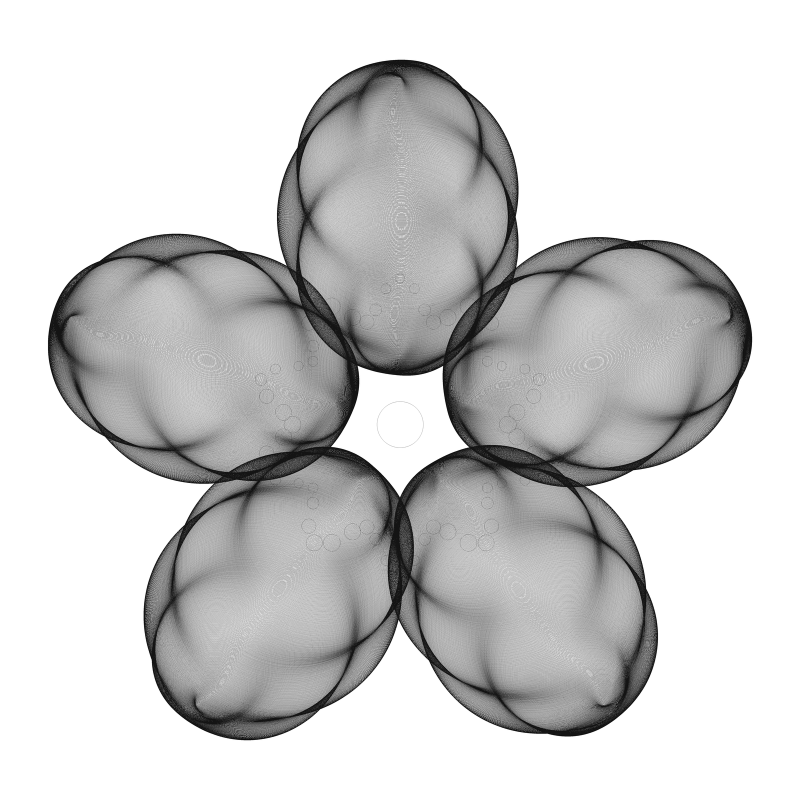
#> input picture Media/Samples/sumuk-plum-blossom.png, 1600 x 1600 px (shown at 1/2 size)
$ python make_s4_data.py
#> lines starting #> are read from the running program, lines starting #| are printed output that depends on the picture; after the words box and inside, x2 and y2 are one past the last pixel; in counts of white or black regions, pixels touching at a corner belong together
### Media/src/sumuk_core.py
#!/usr/bin/env python3
"""Shared numerics for the portrait sample: image I/O, 2D DCT series, contour tracing,
Fourier curve fitting, family synthesis (chord / circle / wave), rasterisation and metrics.
Pure numpy + Pillow so the same math can be ported 1:1 to Swift (vDSP / Metal)."""
import math, os, json, time
import numpy as np
from PIL import Image, ImageDraw, ImageFilter

pi = math.pi

# ----------------------------------------------------------------------------- image
# [25 lines left out: functions load_gray, norm_coords, gaussian_blur, dct_matrix, not called in this run]

class DCTSeries:
    """Truncated 2D DCT of a field F (H×W, downsampled to h×w): F(x,y) ≈ Σ_t c_t · C_u(m) · C_v(n)."""
    # [39 lines left out: functions __init__, eval_xy, reconstruct, script, not called in this run]

# ----------------------------------------------------------------------------- contour tracing
def label_components(B):
    """4-connected components of a boolean mask via iterative flood fill (numpy, small images)."""
    H, W = B.shape
    lab = np.zeros((H, W), dtype=np.int32); cur = 0
    for y0, x0 in zip(*np.nonzero(B)):
        if lab[y0, x0]: continue
        cur += 1; stack = [(y0, x0)]; lab[y0, x0] = cur
        while stack:
            y, x = stack.pop()
            for dy, dx in ((1,0),(-1,0),(0,1),(0,-1)):
                yy, xx = y+dy, x+dx
                if 0 <= yy < H and 0 <= xx < W and B[yy, xx] and not lab[yy, xx]:
                    lab[yy, xx] = cur; stack.append((yy, xx))
    return lab, cur

def trace_boundary(B):
    """Moore-neighbour boundary tracing of the (single) component in B. Returns ordered (row, col) list."""
    H, W = B.shape
    P = np.zeros((H+2, W+2), dtype=bool); P[1:-1, 1:-1] = B
    ys, xs = np.nonzero(P)
    if len(ys) == 0: return []
    i = np.argmin(ys * (W+2) + xs); start = (int(ys[i]), int(xs[i]))
    nbrs = [(-1,0),(-1,1),(0,1),(1,1),(1,0),(1,-1),(0,-1),(-1,-1)]  # clockwise from N
    index = {v: k for k, v in enumerate(nbrs)}
    cur = start; back = 6  # the pixel west of the start is background (we "came" from there)
    out = [cur]
    for _ in range(4 * (H*W)):
        found = False
        for s in range(1, 9):
            d = (back + s) % 8
            ny, nx = cur[0] + nbrs[d][0], cur[1] + nbrs[d][1]
            if P[ny, nx]:
                # backtrack for the next step = direction from the new pixel to the last background pixel checked
                py, px = cur[0] + nbrs[(d-1) % 8][0], cur[1] + nbrs[(d-1) % 8][1]
                back = index[(py-ny, px-nx)]
                cur = (ny, nx); out.append(cur); found = True; break
        if not found: break
        if cur == start and len(out) > 2: break
    return [(y-1, x-1) for (y, x) in out[:-1]]

# [28 lines left out: functions isolines, rdp, not called in this run]

# ----------------------------------------------------------------------------- Fourier curves
def resample_closed(pts, M):
    P = np.vstack([pts, pts[:1]])
    seg = np.hypot(*np.diff(P, axis=0).T); s = np.concatenate([[0], np.cumsum(seg)])
    t = np.linspace(0, s[-1], M, endpoint=False)
    return np.stack([np.interp(t, s, P[:, 0]), np.interp(t, s, P[:, 1])], 1)

class FourierCurve:
    """Closed curve x(t), y(t) = a0 + Σ_{n=1}^{N} a_n cos(nt) + b_n sin(nt), t∈[0,2π]."""
    def __init__(self, pts, N=16, M=512, closed=True):
        if not closed:  # open polyline: go and come back so the loop is closed
            pts = np.vstack([pts, pts[::-1][1:-1]])
        P = resample_closed(np.asarray(pts, float), M)
        Z = np.fft.fft(P[:, 0] + 1j * P[:, 1]) / M
        self.N = N
        self.ax = np.zeros(N+1); self.bx = np.zeros(N+1); self.ay = np.zeros(N+1); self.by = np.zeros(N+1)
        self.ax[0], self.ay[0] = Z[0].real, Z[0].imag
        for n in range(1, N+1):
            zp, zm = Z[n], Z[-n]  # e^{int}, e^{-int}
            # x(t) = Re(z), y(t) = Im(z); z(t) = Σ Z_n e^{int}
            self.ax[n] = (zp + zm).real; self.bx[n] = (-(zp - zm)).imag
            self.ay[n] = (zp + zm).imag; self.by[n] = (zp - zm).real
        self.src = P

    def eval(self, t):
        t = np.asarray(t, float)[..., None]; n = np.arange(1, self.N+1)
        c, s = np.cos(n*t), np.sin(n*t)
        x = self.ax[0] + (c*self.ax[1:]).sum(-1) + (s*self.bx[1:]).sum(-1)
        y = self.ay[0] + (c*self.ay[1:]).sum(-1) + (s*self.by[1:]).sum(-1)
        return np.stack([x, y], -1)

    def error(self):
        """Mean distance from source samples to the reconstruction (same t), normalised to [-1,1] height=2."""
        t = np.linspace(0, 2*pi, len(self.src), endpoint=False)
        return float(np.hypot(*(self.eval(t) - self.src).T).mean())

    # [8 lines left out: function script_defs, not called in this run]

# ----------------------------------------------------------------------------- family synthesis
def chord_family(curve, Ns, delta):
    k = np.arange(1, Ns+1); t1 = 2*pi*k/Ns; t2 = 2*pi*(k+delta)/Ns
    return curve.eval(t1), curve.eval(t2)

# [25 lines left out: functions brush_circles, vogel_halftone, wave_rows, not called in this run]

# ----------------------------------------------------------------------------- raster
class Raster:
    """Simple antialiased rasteriser into an H×W canvas in math coords (y up), supersampled."""
    def __init__(self, H, W, a, ss=3, bg=255):
        self.H, self.W, self.a, self.ss = H, W, a, ss
        self.img = Image.new("L", (W*ss, H*ss), bg); self.d = ImageDraw.Draw(self.img)
    def to_px(self, P):
        P = np.asarray(P); x = (P[..., 0] + self.a)/(2*self.a)*self.W*self.ss; y = (1 - P[..., 1])/2*self.H*self.ss
        return x, y
    def segments(self, P, Q, width=1.0, ink=0):
        x1, y1 = self.to_px(P); x2, y2 = self.to_px(Q); w = max(1, int(round(width*self.ss)))
        for i in range(len(x1)): self.d.line([(x1[i], y1[i]), (x2[i], y2[i])], fill=ink, width=w)
    # [11 lines left out: functions polyline, circles, not called in this run]
    def result(self):
        return self.img.resize((self.W, self.H), Image.LANCZOS)
    def array(self):
        return np.asarray(self.result(), dtype=np.float64)/255

# ----------------------------------------------------------------------------- metrics
def psnr(A, B):
    mse = float(np.mean((A - B)**2)); return 99.0 if mse == 0 else 10*math.log10(1/mse)

def tone_loss(render, target, sigma=4):
    """Mean abs difference of blurred luminance (how well the tones match), in [0,1]."""
    return float(np.abs(gaussian_blur(render, sigma) - gaussian_blur(target, sigma)).mean())

# [21 lines left out: functions chamfer, edge_points, not called in this run]

def save(img, path):
    os.makedirs(os.path.dirname(path), exist_ok=True); img.save(path, optimize=True); return path

### Media/Video/src/make_s4_data.py
#!/usr/bin/env python3
"""Data for the 'picture -> formula' scene, computed with the app's own algorithm:
silhouette contour -> real Fourier series (16 harmonics, 512 arc-length samples),
36-row darkness grid -> 3x3 blur -> contrast stretch -> truncated DCT (220 terms) ->
Vogel-spiral stipple (6000 dots, keep k when D^gamma > mod(THRESH·k, 1) and D > 0.08 — see THRESH below).
Mirrors SuMuk/Structuring/ContourStructurer.swift. Output: data_s4.js (next to this script)"""
import sys, os, math, json
import numpy as np
from PIL import Image, ImageFilter
HERE = os.path.dirname(os.path.abspath(__file__))
sys.path.insert(0, os.path.join(HERE, '..', '..', 'src'))   # Media/src/sumuk_core.py
from sumuk_core import FourierCurve, trace_boundary, label_components

SRC = os.path.join(HERE, '..', '..', 'Samples', 'sumuk-plum-blossom.png')
HARM, TERMS, NDOTS, GAMMA = 16, 220, 6000, 1.0
# Stipple threshold. The app currently uses mod(0.618034·k, 1), but 0.618034 is the golden-angle step of the
# Vogel spiral itself (φ = 2π(1 − 0.618034)), so the threshold equals 1 − angle/2π and dots survive only in a
# wedge. The plastic-number step 0.7548777 is independent of the spiral angle, so density really follows D^γ.
THRESH = 0.7548777

im0 = Image.open(SRC).convert('L')
W0, H0 = im0.size
a = W0 / H0

# ---- silhouette contour (stand-in for VNDetectContoursRequest on the subject)
side = 640
im = im0.resize((side, int(side * H0 / W0)), Image.LANCZOS)
D = 1 - np.asarray(im, float) / 255
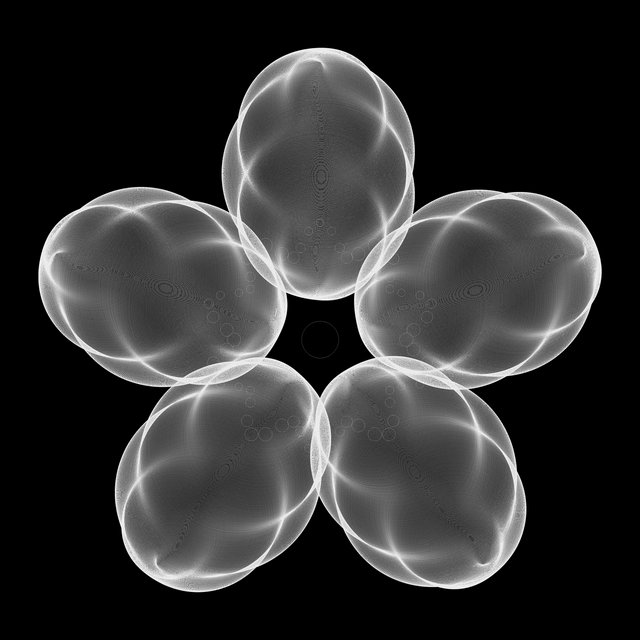
#> D: shape (640, 640) float64; min 0, max 1, mean 0.192
Db = np.asarray(Image.fromarray((D * 255).astype(np.uint8)).filter(ImageFilter.GaussianBlur(1.2)), float) / 255
B = Db > 0.06
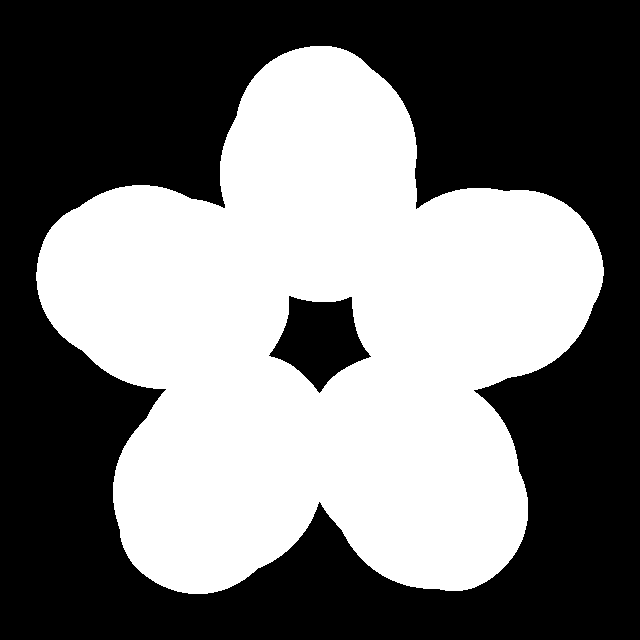
#> B: shape (640, 640) bool; 46.3% white; 1 white region, box (x1, y1, x2, y2) and area: (36, 46, 604, 594) 189464
lab, n = label_components(~B)
#> the loop in label_components, `for y0, x0 in zip(*np.nonzero(B)):` made 220136 passes
#> cur on pass 1: 1
#> after the loop in label_components, `for y0, x0 in zip(*np.nonzero(B)):`:
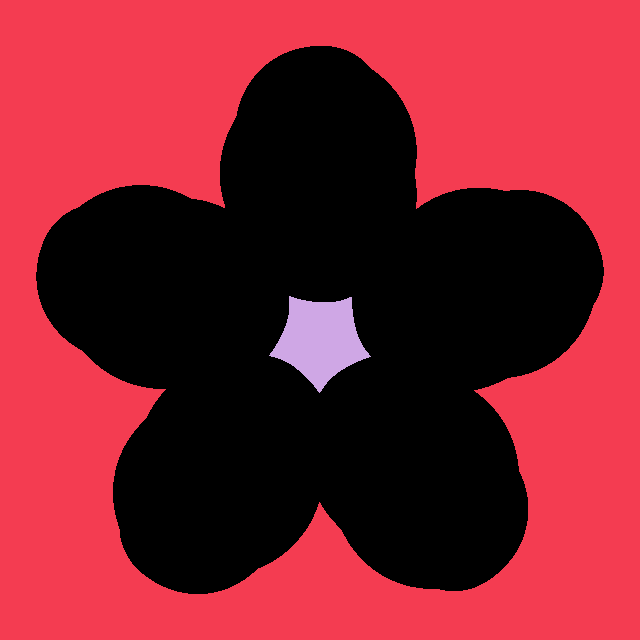
#> lab: shape (640, 640) int32; 3 distinct labels, from 0 to 2; one colour per label, 0 black
#> after the loop in label_components, `for y0, x0 in zip(*np.nonzero(B)):`: cur = 2
#> n = 2
border = set(np.unique(np.concatenate([lab[0], lab[-1], lab[:, 0], lab[:, -1]])).tolist())
#> border = 1 item
inside = B.copy()
for c in range(1, n + 1):
    if c not in border: inside |= (lab == c)
#> this loop made 2 passes
#> pass 2, `if c not in border: inside |= (lab == c)`:
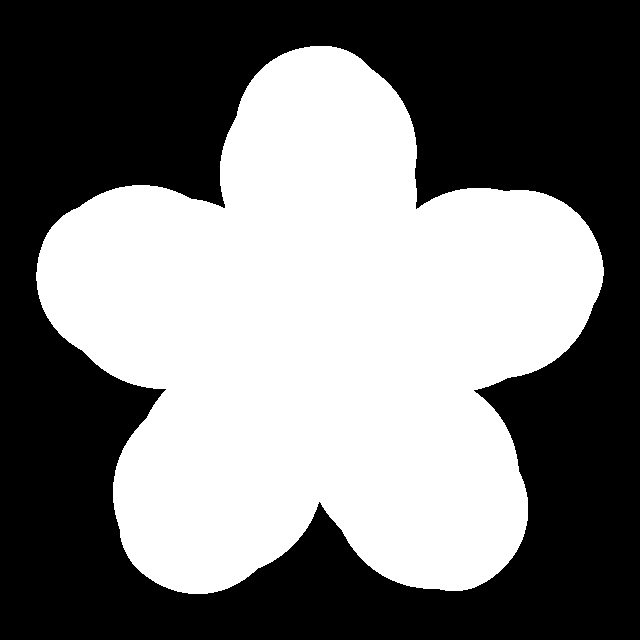
#> inside: shape (640, 640) bool; 47.6% white; 1 white region, box (x1, y1, x2, y2) and area: (36, 46, 604, 594) 195053
lab2, n2 = label_components(inside)
#> the loop in label_components (call 2), `for y0, x0 in zip(*np.nonzero(B)):` made 195053 passes
#> (y0, x0) on passes 2 to 4: (46, 311), (46, 312), (46, 313)
#> n2 = 1
sizes = [(lab2 == c).sum() for c in range(1, n2 + 1)]
#> sizes = [195053]
big = lab2 == (1 + int(np.argmax(sizes)))
bd = trace_boundary(big)
#> in trace_boundary, `P[1:-1, 1:-1] = B`:
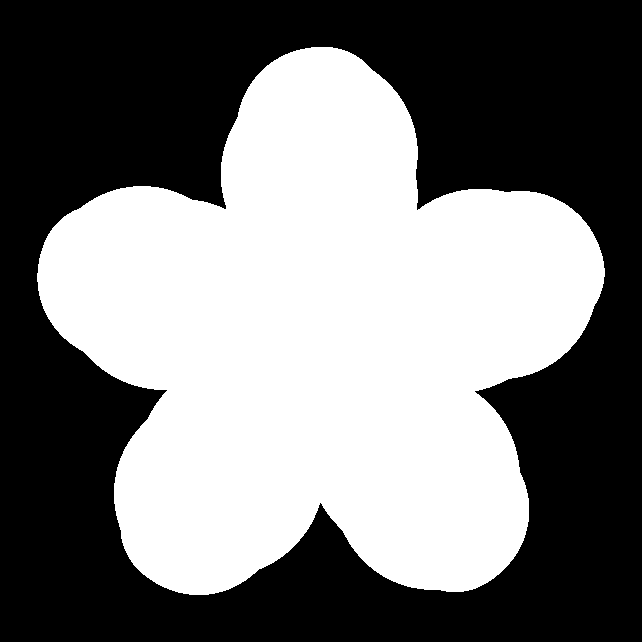
#> P: shape (642, 642) bool; 47.3% white; 1 white region, box (x1, y1, x2, y2) and area: (37, 47, 605, 595) 195053
#> in trace_boundary, `i = np.argmin(ys * (W + 2) + xs)`: i = 0
#> in trace_boundary, `start = (int(ys[i]), int(xs[i]))`: start = (47, 311)
#> in trace_boundary, `out = [cur]`: out = [(47, 311)]
#> after the loop in trace_boundary, `for _ in range(4 * (H*W)):`: out = 1926 pairs, first value 47 to 594, second value 37 to 604
#> bd = 1925 pairs, first value 46 to 593, second value 36 to 603
H, W = big.shape
xs = (np.array([p[1] for p in bd]) + 0.5) / W * 2 * a - a
#> xs = 1925 values, max 0.886 at index 419, min -0.886 at index 1511, mean 0.00282
ys = 1 - (np.array([p[0] for p in bd]) + 0.5) / H * 2
#> ys = 1925 values, max 0.855 at index 0, min -0.855 at index 1102, mean -0.0556
P = np.stack([xs, ys], 1)
#> P = 1925 pairs, first value -0.886 to 0.886, second value -0.855 to 0.855
# light smoothing of the pixel staircase (circular moving average)
k = 5
Ps = np.stack([np.convolve(np.r_[P[-k:, i], P[:, i], P[:k, i]], np.ones(2 * k + 1) / (2 * k + 1), 'valid') for i in range(2)], 1)
#> Ps = 1925 pairs, first value -0.885 to 0.885, second value -0.855 to 0.855
# start the trace at the top of the flower so the vermilion pen begins at 12 o'clock
i0 = int(np.argmax(Ps[:, 1] - 0.3 * np.abs(Ps[:, 0])))
#> i0 = 9
Ps = np.roll(Ps, -i0, axis=0)
# make orientation counter-clockwise (math coords)
area = 0.5 * np.sum(Ps[:, 0] * np.roll(Ps[:, 1], -1) - np.roll(Ps[:, 0], -1) * Ps[:, 1])
#> area = -1.89
if area < 0: Ps = np.r_[Ps[:1], Ps[1:][::-1]]

fc = FourierCurve(Ps, N=HARM, M=512)
#> in resample_closed, `P = np.vstack([pts, pts[:1]])`: P = 1926 pairs, first value -0.885 to 0.885, second value -0.855 to 0.855
#> in resample_closed, `seg = np.hypot(*np.diff(P, axis=0).T)`: seg = 1925 values, max 0.00442 at index 1323, min 0.00166 at index 581, mean 0.00344
#> in resample_closed, `s = np.concatenate([[0], np.cumsum(seg)])`: s = 1926 values from 0 to 6.62
#> in __init__, `P = resample_closed(np.asarray(pts, float), M)`: P = 512 pairs, first value -0.885 to 0.885, second value -0.855 to 0.855
#> after the loop in __init__, `for n in range(1, N+1):`: self.ax = 17 values, max 0.00212 at index 16, min -0.00234 at index 9, mean -0.000133; self.ay = 17 values, max 0.759 at index 1, min -0.0616 at index 0, mean 0.0506; self.bx = 17 values, max 0.0794 at index 4, min -0.759 at index 1, mean -0.0458; self.by = 17 values, max 0.00232 at index 9, min -0.00193 at index 1, mean 0.000173
#> in __init__, `self.src = P`: self.src has the same summary as P
err = fc.error()
#> in error, `t = np.linspace(0, 2*pi, len(self.src), endpoint=False)`: t = 512 values from 0 to 6.27
#> in eval, `x = self.ax[0] + (c*self.ax[1:]).sum(-1) + (s*self.bx[1:]).sum(-1)`: x = 512 values, max 0.883 at index 406, min -0.889 at index 107, mean 0.0006
#> in eval, `y = self.ay[0] + (c*self.ay[1:]).sum(-1) + (s*self.by[1:]).sum(-1)`: y = 512 values, max 0.86 at index 1, min -0.851 at index 216, mean -0.0616
#> err = 0.00628
contour = fc.src  # 512 arc-length samples actually fitted
#> contour has the same summary as P in __init__

# complex coefficients for epicycles: z(t) = sum c_n e^{int}
cpx = []
for h in range(1, HARM + 1):
    A = complex(fc.ax[h], fc.ay[h]); Bc = complex(fc.bx[h], fc.by[h])
    cp = (A - 1j * Bc) / 2; cm = (A + 1j * Bc) / 2
    cpx.append((h, cp.real, cp.imag)); cpx.append((-h, cm.real, cm.imag))
#> after the loop, cpx = 32 items, first 6: (1, -0.00188, 0.759), (-1, 4.62e-05, -4.51e-05), (2, 0.00018, -0.000116), (-2, -1.08e-05, -3.26e-05), (3, 8.68e-05, 0.000128), (-3, -5.19e-05, 4.94e-05)
cpx.sort(key=lambda e: -math.hypot(e[1], e[2]))
# sanity: complex sum equals real form
t = 0.7
z = complex(fc.ax[0], fc.ay[0]) + sum(complex(re, im_) * np.exp(1j * h * t) for h, re, im_ in cpx)
q = fc.eval(t)
#> q = [-0.368, 0.371]
assert abs(z.real - q[0]) < 1e-9 and abs(z.imag - q[1]) < 1e-9, (z, q)

# ---- tone: 36-row darkness grid exactly like ContourStructurer
gh = 36; gw = max(8, int(round(gh * a)))
g = np.asarray(im0.resize((gw, gh), Image.LANCZOS), float)
gray = 1 - g / 255
smooth = np.zeros_like(gray)
for r in range(gh):
    for c in range(gw):
        s = 0.0; nw = 0.0
        for dr in (-1, 0, 1):
            for dc in (-1, 0, 1):
                rr, cc = r + dr, c + dc
                if 0 <= rr < gh and 0 <= cc < gw:
                    wgt = 4.0 if (dr == 0 and dc == 0) else (2.0 if (dr == 0 or dc == 0) else 1.0)
                    s += gray[rr, cc] * wgt; nw += wgt
        smooth[r, c] = s / nw
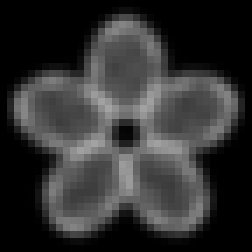
#> smooth: shape (36, 36) float64 (shown 7 times larger); min 0, max 0.639, mean 0.195
srt = np.sort(smooth.ravel()); p98 = srt[min(len(srt) - 1, int(len(srt) * 0.98))]
#> after `srt = np.sort(smooth.ravel())`: srt = 1296 values from 0 to 0.639
#> after `p98 = srt[min(len(srt) - 1, int(len(srt) * 0.98))]`: p98 = 0.576
if p98 > 0.02:
    gain = min(1 / p98, 3); smooth = np.minimum(1, smooth * gain)
#> after `gain = min(1 / p98, 3)`: gain = 1.74
def dctm(nn):
#> called with nn = 36
    kk = np.arange(nn)[:, None]; mm = np.arange(nn)[None, :]
    M = np.cos(np.pi * (2 * mm + 1) * kk / (2 * nn)) * np.sqrt(2 / nn); M[0] /= np.sqrt(2); return M
Dh, Dw = dctm(gh), dctm(gw)
C = Dh @ smooth @ Dw.T
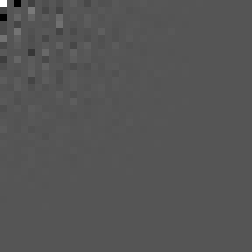
#> C: shape (36, 36) float64 (shown 7 times larger); min -6.13, max 12.13, mean 0.000805; drawn with min black and max white
flat = [(i, j, C[i, j]) for i in range(gh) for j in range(gw)]
#> flat = 1296 items, first 6: (0, 0, 12.13), (0, 1, -0.0034), (0, 2, -6.13), (0, 3, -0.0138), (0, 4, -1.43), (0, 5, 0.0256)
flat.sort(key=lambda e: -abs(e[2]))
top = flat[:TERMS]
#> top = 220 items, first 6: (0, 0, 12.13), (0, 2, -6.13), (2, 0, -6.01), (1, 4, 2.59), (7, 4, -2.24), (4, 2, 2.14)
U = np.array([e[0] for e in top]); V = np.array([e[1] for e in top])
#> after `U = np.array([e[0] for e in top])`: U = 220 values, max 25 at index 217, min 0 at index 0, mean 9.53
#> after `V = np.array([e[1] for e in top])`: V = 220 values, max 24 at index 121, min 0 at index 0, mean 9.17
coef = np.array([e[2] * ((1 / np.sqrt(2) if e[0] == 0 else 1) * np.sqrt(2 / gh)) * ((1 / np.sqrt(2) if e[1] == 0 else 1) * np.sqrt(2 / gw)) for e in top])
#> coef = 220 values, max 0.337 at index 0, min -0.241 at index 1, mean 0.000163
def Dxy(x, y):
    m = (1 - y) / 2 * gh - 0.5; nn = (x + a) / (2 * a) * gw - 0.5
    val = (coef * np.cos(np.pi * U * (2 * m[..., None] + 1) / (2 * gh)) * np.cos(np.pi * V * (2 * nn[..., None] + 1) / (2 * gw))).sum(-1)
    return np.clip(val, 0, 1)
kk = np.arange(1, NDOTS + 1, dtype=float)
phi = np.pi * (3 - np.sqrt(5)); s = math.hypot(a, 1) / math.sqrt(NDOTS)
X = s * np.sqrt(kk) * np.cos(phi * kk); Y = s * np.sqrt(kk) * np.sin(phi * kk)
Dk = Dxy(X, Y)
#> in Dxy, `val = (coef * np.cos(np.pi * U * (2 * m[..., None] + 1) / (2 * gh)) * ..`: val = 6000 values, max 1.07 at index 104, min -0.0679 at index 3189, mean 0.284
#> Dk = 6000 values, max 1 at index 70, min 0 at index 14, mean 0.287
keep = (Dk ** GAMMA > np.mod(THRESH * kk, 1)) & (Dk > 0.08) & (np.abs(X) < a) & (np.abs(Y) < 1)
size = 0.0025 + 0.004 * Dk
#> size = 6000 values, max 0.0065 at index 70, min 0.0025 at index 14, mean 0.00365
dots = [[int(kk[i]), round(float(X[i]), 5), round(float(Y[i]), 5), round(float(size[i]), 5)] for i in np.nonzero(keep)[0]]
#> dots = 1282 items, first 6: [3, 0.0192, 0.0251, 0.00363], [4, -0.036, -0.00636, 0.0031], [8, 0.0485, 0.0177, 0.0037], [11, 0.0181, 0.0578, 0.00462], [12, -0.0547, -0.0317, 0.00305], [16, 0.0558, 0.0471, 0.00467]

# ---- script text in the app's format (ContourStructurer.script + FourierCurve.definitions)
def fmt(v, signed, digits=4):
#> called with v = 0.0006, signed = False, digits = 4
    s_ = (f"{v:+.{digits}f}" if signed else f"{v:.{digits}f}")
#> s_ = '0.0006'
    while s_.endswith('0'): s_ = s_[:-1]
#> this loop made 0 passes
    if s_.endswith('.'): s_ = s_[:-1]
    return s_.replace('-', '−')
def series(A_, B_):
    parts = [fmt(A_[0], False)]
#> parts = ['0.0006']
    for h in range(1, len(A_)):
        nm = 't' if h == 1 else f'{h}t'
        if abs(A_[h]) >= 0.00005: parts.append(f"{fmt(A_[h], True)}·cos({nm})")
        if abs(B_[h]) >= 0.00005: parts.append(f"{fmt(B_[h], True)}·sin({nm})")
#> this loop made 16 passes
#> nm on passes 1 to 4: 't', '2t', '3t', '4t'
#> after the loop, parts = 21 items, first 6: '0.0006', '−0.0018·cos(t)', '−0.7586·sin(t)', '+0.0002·cos(2t)', '+0.0001·sin(2t)', '−0.0001·sin(3t)'
    return ' '.join(parts)
xdef = 'x1(t) = ' + series(fc.ax, fc.bx)
ydef = 'y1(t) = ' + series(fc.ay, fc.by)
#> the loop in series (call 2), `for h in range(1, len(A_)):` made 16 passes
#> nm on passes 1 to 4: 't', '2t', '3t', '4t'
dterms = []
for i in range(TERMS):
    cu = '' if U[i] == 0 else f"·cos(π·{U[i]}·(2·m(y) + 1)/{2 * gh})"
    cv = '' if V[i] == 0 else f"·cos(π·{V[i]}·(2·n(x) + 1)/{2 * gw})"
    dterms.append(f"{fmt(coef[i], True)}{cu}{cv}")
#> this loop made 220 passes
#> (cu, cv) on passes 1 to 3: ('', ''), ('', '·cos(π·2·(2·n(x) + 1)/72)'), ('·cos(π·2·(2·m(y) + 1)/72)', '')
#> after the loop, dterms = 220 items

data = dict(
    aspect=a, harmonics=HARM, fitError=err,
    contour=[[round(float(x), 5), round(float(y), 5)] for x, y in contour],
    c0=[fc.ax[0], fc.ay[0]],
    ax=fc.ax.tolist(), bx=fc.bx.tolist(), ay=fc.ay.tolist(), by=fc.by.tolist(),
    epicycles=[[h, re, im_] for h, re, im_ in cpx],
    dots=dots, nDots=NDOTS, gamma=GAMMA, toneTerms=TERMS, grid=[gh, gw],
    xdef=xdef, ydef=ydef, dfirst=dterms[:6], thresh=THRESH,
    smooth=[[round(float(v), 3) for v in row] for row in smooth],
)
#> data = 20 items
with open(os.path.join(HERE, 'data_s4.js'), 'w') as f:
    f.write('window.S4 = ' + json.dumps(data, ensure_ascii=False) + ';\n')
print('contour pts', len(contour), 'fit err', round(err, 5), 'dots kept', len(dots), 'of', NDOTS)
#| contour pts 512 fit err 0.00628 dots kept 1282 of 6000
print(xdef[:160]); print(ydef[:160]); print(dterms[:3])
#| x1(t) = 0.0006 −0.0018·cos(t) −0.7586·sin(t) +0.0002·cos(2t) +0.0001·sin(2t) −0.0001·sin(3t) +0.0002·cos(4t) +0.0794·sin(4t) +0.0001·cos(5t) −0.0001·sin(5t) −0.
#| y1(t) = −0.0616 +0.7585·cos(t) −0.0019·sin(t) −0.0001·cos(2t) +0.0002·sin(2t) +0.0002·cos(3t) +0.0001·sin(3t) +0.0791·cos(4t) +0.0001·cos(5t) +0.0002·sin(5t) +0
#| ['+0.3369', '−0.2406·cos(π·2·(2·n(x) + 1)/72)', '−0.2361·cos(π·2·(2·m(y) + 1)/72)']
